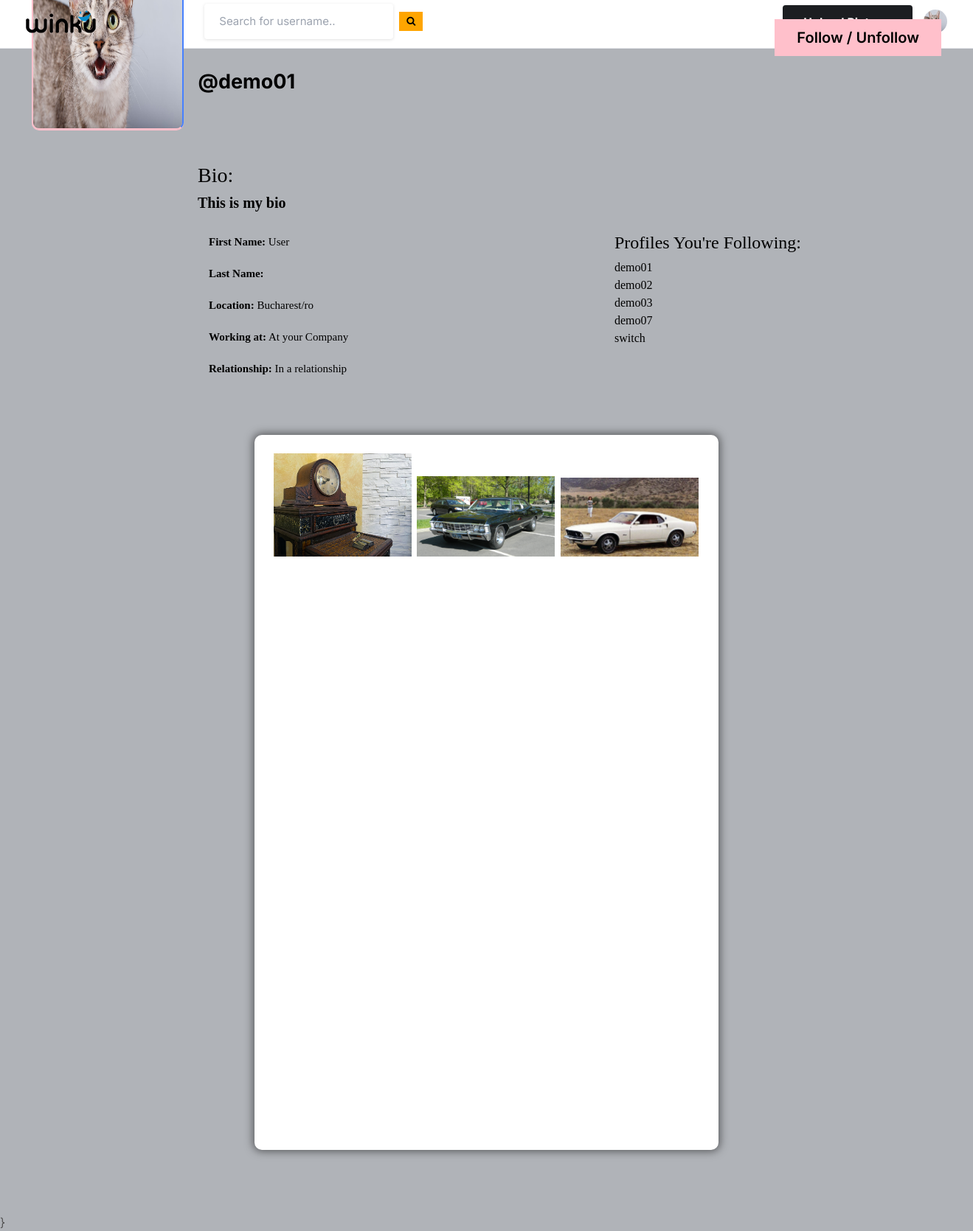
Screenshot of /profile/demo01 with the database file from the repository.
### core/models.py (models this page shows, shortened)
class Profile(models.Model):
    user = models.OneToOneField(User, on_delete=models.CASCADE)
    id_user = models.IntegerField()
    first_name = models.CharField(max_length=55)
    last_name = models.CharField(max_length=55)
    bio = models.TextField(blank=True)
    profile_img = models.ImageField(upload_to='profile_images', default='blank_profile_picture.jpg')
    location = models.CharField(max_length=100, blank=True)
    working_at = models.CharField(max_length=100, blank=True)
    relationship = models.CharField(max_length=20, choices=[
        ('0', 'None'),
        ('1', 'Single'),
        ('2', 'In a relationship'),
        ('3', 'Married'),
        ('4', 'Engaged'),
    ], default='0')

class Post(models.Model):
    id = models.UUIDField(primary_key=True, default=uuid.uuid4)
    user = models.CharField(max_length=100)
    image = models.ImageField(upload_to='post_images')
    caption = models.TextField()
    created_at = models.DateTimeField(default=datetime.now)
    no_of_likes = models.IntegerField(default=0)

### core/views.py (the view)
# urls.py: path("profile/<str:pk>", views.profile, name="profile"),
def profile(request, pk):
    user_object = User.objects.get(username=pk)
    user_profile = Profile.objects.get(user=user_object)
    user_posts = Post.objects.filter(user=pk)
    user_post_length = len(user_posts)
    user_followers = FollowersCount.objects.filter(user=pk).count()
    user_following = FollowersCount.objects.filter(follower=pk).count()
    followers = FollowersCount.objects.filter(user=pk)
    following = FollowersCount.objects.filter(follower=pk)
    followers_list = [follower.follower for follower in followers]
    following_list = [followed_user.user for followed_user in following]
    followers_users = User.objects.filter(username__in=followers_list)
    following_users = User.objects.filter(username__in=following_list)
    context = {
        'user_object': user_object,
        'user_profile': user_profile,
        'user_posts': user_posts,
        'user_post_length': user_post_length,
        'user_followers': user_followers,
        'user_following': user_following,
        'followers_users': followers_users,
        'following_users': following_users
    }
    for post in user_posts:
        post.comments = Comment.objects.filter(post=post)
    return render(request, 'profile.html', context)
    for post in user_posts:
        post.comments = Comment.objects.filter(post=post)
    return render(request, 'profile.html', context)

### templates/profile.html (shortened to what this page needs)
{% extends 'base.html' %}
{% load static %}
{% block content %}
    <head>
        <link rel="stylesheet" href="{% static 'css/main.min.css' %}">
        <link rel="stylesheet" href="{% static 'css/style.css' %}">
        <link rel="stylesheet" href="{% static 'css/color.css' %}">
        <link rel="stylesheet" href="{% static 'css/responsive.css' %}">
    </head>
    <body>
    <section>
        <div class="feature-photo">
            <figure><img style="max-height: 300px" src="{% static 'images/resources/timeline-1.jpg' %}" alt=""></figure>
            <form action="/follow" method="get">
                <div class="add-btn">
                    {% if user_post_length == 0 %}
                        <span style="color: white; font-size: 27px;"><b>No Posts Yet</b></span>
                    {% elif user_post_length == 1 %}
                        <span style="color: white; font-size: 27px;"><b>{{ user_post_length }} Post</b></span>
                    {% else %}
                        <span style="color: white; font-size: 27px;"><b>{{ user_post_length }} Posts</b></span>
                    {% endif %}
                    {% if user_followers != 1 %}
                        <span style="color: white; font-size: 27px;"><b>{{ user_followers }} Followers</b></span>
                    {% else %}
                        <span style="color: white; font-size: 27px;"><b>{{ user_followers }} Follower</b></span>
                    {% endif %}
                    <span style="color: white; font-size: 27px;"><b>{{ user_following }} Following</b></span>
                    {% if user_object != user.user %}
                        <button type="submit"
                                style="background-color: #ffc0cb; border: #ffc0cb; padding: 10px 30px; font-size: 20px; color: black;">
                            Follow / Unfollow
                        </button>
                    {% endif %}
                </div>
            </form>
            <div class="container-fluid">
                <div class="row merged">
                    <div class="col-lg-2 col-sm-3">
                        <div class="user-avatar">
                            <figure>
                                <img src="{{ user_profile.profile_img.url }}" style="height: 250px; width: 100%;"
                                     alt="">
                            </figure>
                        </div>
                    </div>
                    <div class="col-lg-10 col-sm-9">
                        <div class="timeline-info">
                            <ul>
                                <li class="admin-name">
                                    <h5 style="color: black;white-space: nowrap; width: 110px; font-size: 27px;">
                                        <b>@{{ user_profile.user.username }}</b>
                                    </h5>
                                </li>
                            </ul>
                        </div>
                    </div>
                </div>
            </div>
        </div>
    </section>
    <section>
<section>
    <div class="container mx-auto">
        <div class="bio">
            <h3>Bio:</h3>
            <h5><b>{{ user_profile.bio }}</b></h5>
            <div style="padding-top: 20px" class="columns">
                <div class="column">
                    <p style="color: black"><b>First Name:</b> {{ user_profile.first_name }}</p>
                    <p style="color: black"><b>Last Name:</b> {{ user_profile.last_name }}</p>
                    <p style="color: black"><b>Location:</b> {{ user_profile.location }}</p>
                    <p style="color: black"><b>Working at:</b> {{ user_profile.working_at }}</p>
                    <p style="color: black">    <b>Relationship:</b>
                        {% if user_profile.relationship == '0' %}
                            None
                        {% elif user_profile.relationship == '1' %}
                            Single
                        {% elif user_profile.relationship == '2' %}
                            In a relationship
                        {% elif user_profile.relationship == '3' %}
                            Married
                        {% elif user_profile.relationship == '4' %}
                            Engaged
                        {% endif %}
                    </p>
                </div>
                <div class="column">
                    <h4>Profiles You're Following:</h4>
                    <ul>
                        {% for follower in followers_users %}
                            <li><a href="/profile/{{ follower.username }}">{{ follower.username }}</a></li>
                        {% endfor %}
                    </ul>
                </div>
            </div>
        </div>
    </div>
</section>
    <section>
        <div class="gap gray-bg">
            <div class="container-fluid">
                <div class="row">
                    <div class="col-lg-12">
                        <div class="row" id="page-contents">
                            <div class="col-lg-3">
                            </div>
                            <div class="col-lg-6">
                                <div class="central-meta">
                                    <ul class="photos">
                                        {% if user_posts %}
                                            {% for posts in user_posts %}
                                                <li>
                                                    <a class="strip" href="{{ posts.image.url }}" title=""
                                                       data-strip-group="mygroup" data-strip-group-options="loop: true">
                                                        <img src="{{ posts.image.url }}" alt="">
                                                    </a>
                                                </li>
                                            {% endfor %}
                                        {% else %}
                                            <p class="no-posts">No posts yet</p>
                                        {% endif %}
                                    </ul>
                                </div>
                            </div>
                            <div class="col-lg-3">
                            </div>
                        </div>
                    </div>
                </div>
            </div>
        </div>
    </section>
    </body>
    </html>
{% endblock %}

### templates/base.html (shortened to what this page needs)
{% load static %}
<!DOCTYPE html>
<html lang="en">
<head>
    <link rel="stylesheet" href="{% static 'assets/css/icons.css' %}">
    <link rel="stylesheet" href="{% static 'assets/css/uikit.css' %}">
    <link rel="stylesheet" href="{% static 'assets/css/style.css' %}">
    <link rel="stylesheet" href="{% static 'assets/css/tailwind.css' %}">
    <link rel="stylesheet" href="https://cdnjs.cloudflare.com/ajax/libs/font-awesome/4.7.0/css/font-awesome.min.css">
</head>
<body>
{% include 'navbar.html' %}
<div class="main-content">
    {% block content %}
    {% endblock %}
<script src="{% static 'assets/js/custom.js' %}"></script>}
</body>
</html>

### templates/navbar.html (shortened to what this page needs)
{% load static %}
<!DOCTYPE html>
<html lang="en">
<head>
</head>
<body>
<header style="padding: 5px">
    <div class="header_inner flex justify-between items-center">
        <div style="margin-right: 55px" class="logo">
            <a href="{% url 'index' %}">
                <img href="/" src="{% static 'logo.png' %}" alt="Logo">
            </a>
        </div>
        <div class="search-form flex items-center">
            <form action="/search" method="POST" class="flex items-center">
                <input type="text" name="username" placeholder="Search for username.." class="mr-2">
                <button type="submit" class="search-button"><i class="fa fa-search fa-1x"></i></button>
            </form>
        </div>
        <div class="right-side flex items-center">
            <a href="#" class="upload-button bg-pink-500 hover:bg-pink-600 text-white font-bold py-2 px-4 rounded">
            </a>
            <a href="#">
            </a>
        </div>
    </div>
</header>
</body>
</html>

### static/assets/css/style.css (style rules this page uses)
body { background-color: #B0B3B8!important; }
button { vertical-align: middle; }
input { height: 48px; line-height: 48px; padding: 0 20px; outline: none; font-size: 15px; color: #808080; max-width: 100%; width: 100%; -webkit-box-sizing: border-box; box-sizing: border-box; display: block; font-weight: 400; opacity: 1; border-radius: 4px; border: none; -webkit-box-shadow: 0 1px 4px 0px rgba(0, 0, 0, 0.12); box-shadow: 0 1px 4px 0px rgba(0, 0, 0, 0.12); }
input[type="text"], input[type="password"], input[type="email"], input[type="number"] { height: 48px; line-height: 48px; padding: 0 20px; outline: none; font-size: 15px; color: #808080; max-width: 100%; width: 100%; -webkit-box-sizing: border-box; box-sizing: border-box; display: block; font-weight: 400; opacity: 1; border-radius: 4px; border: none; -webkit-box-shadow: 0 1px 4px 0px rgba(0, 0, 0, 0.12); box-shadow: 0 1px 4px 0px rgba(0, 0, 0, 0.12); }
input { -webkit-transition: all 0.1s ease-in-out; transition: all 0.1s ease-in-out; }
::placeholder { color: #808080; opacity: 1; }
button { border: none; margin: 0; padding: 0; width: auto; overflow: visible; background: transparent; color: inherit; font: inherit; line-height: normal; cursor: pointer; }
a { color: #be185d; -webkit-transition: 0.3s; transition: 0.3s; outline: none !important; }
button { outline: none !important; }
img { max-width: 100%; }
body { color: #666; font-size: 15px; line-height: 27px; background-color: #f0f2f5; font-family: "Inter", sans-serif; text-transform: none; }
body p { font-size: 15px; line-height: 27px; }
h1, h2, h3, h4, h5, h6 { font-family: "Inter", sans-serif; text-transform: none; }
input[type="text"], input[type="password"], input[type="email"] { font-family: "Inter", sans-serif; text-transform: none; }
button, body .pac-container { font-family: "Inter", sans-serif; text-transform: none; }
h1, h2, h3, h4, h5, h6 { color: #333; font-weight: 500; margin: 0; padding: 0; }
h3 { font-size: 22px; }
h4 { font-size: 15px; }
h5 { font-size: 14px; }
b, strong { font-weight: 700 !important; }
@media (min-width: 1024px) { .container { max-width: 900px !important; padding-top: 45px; } }
header { background-color: #fff; left: 0; right: 0; top: 0; z-index: 99; height: 66px; display: -webkit-box; display: -ms-flexbox; display: flex; -webkit-box-align: center; -ms-flex-align: center; align-items: center; border-bottom: 1px solid #e5e7eb; }
header .header_inner { display: -webkit-box; display: -ms-flexbox; display: flex; -webkit-box-align: center; -ms-flex-align: center; align-items: center; max-width: 1090px; margin: auto; width: 100%; max-width: 100% !important; padding: 0 30px; }
header .header_inner .right-side { display: -webkit-box; display: -ms-flexbox; display: flex; -webkit-box-align: center; -ms-flex-align: center; align-items: center; -webkit-box-pack: end; -ms-flex-pack: end; justify-content: flex-end; margin-left: auto; }

### static/css/color.css (style rules this page uses)
#nprogress .bar, .timeline-info > ul li a::before, .add-btn > a, .activitiez > li::before, form button, .colla-apps > li a:hover, a.underline:before, .setting-row input:checked + label, .user-avatar:hover .edit-phto, .error-meta > a, .color-bg, .add-butn, .nav.nav-tabs.likes-btn > li a.active, a.dislike-btn, .drop > a:hover, .btn-view.btn-load-more:hover, .accordion .card h5 button[aria-expanded="true"], .chat-head, .f-page > figure em, .inbox-panel-head > ul > li > a, .nav-tabs--left .nav-link.active, .nav-tabs--left .nav-link.active:hover, footer .widget-title h4::before, #topcontrol, .sidebar .widget-title::before, .f-title::before, .g-post-classic > figure > i::after, .purify > a, .help-list > a:hover, .open-position::before, .info > a, .category-box:hover, .category-box.selected, a.main-btn, .section-heading::before, .getquot-baner, .more-branches > h4::before, .is-helpful > a, .cart-optionz > li > a:hover, .paginationz > li a:hover, .paginationz > li a.active, .shopping-cart, a.btn2:hover, .form-submit > input[type="submit"], button.submit-checkout, .delete-cart:hover, .proceed .button, .amount-area .update-cart, a.addnewforum, .apply-bttons > a { background: orange; }

### templates/profile.html (style rules this page uses)
.photos li { list-style-type: none; margin-bottom: 20px; }
.photos li img { width: 100%; height: auto; max-width: 300px; max-height: 250px; }
.columns { display: flex; }
.column { flex: 1; padding: 0 15px; font-size: black; }

### rows the page displays
Profile: profile_img (picture), user.username "demo01", bio "This is my bio", first_name "User", location "Bucharest/ro", working_at "At your Company"
Post: image (picture)
Post: image (picture)
Post: image (picture)

### other values shown
{{ follower.username }} "demo01"
{{ follower.username }} "demo02"
{{ follower.username }} "demo03"
{{ follower.username }} "demo07"
{{ follower.username }} "switch"
